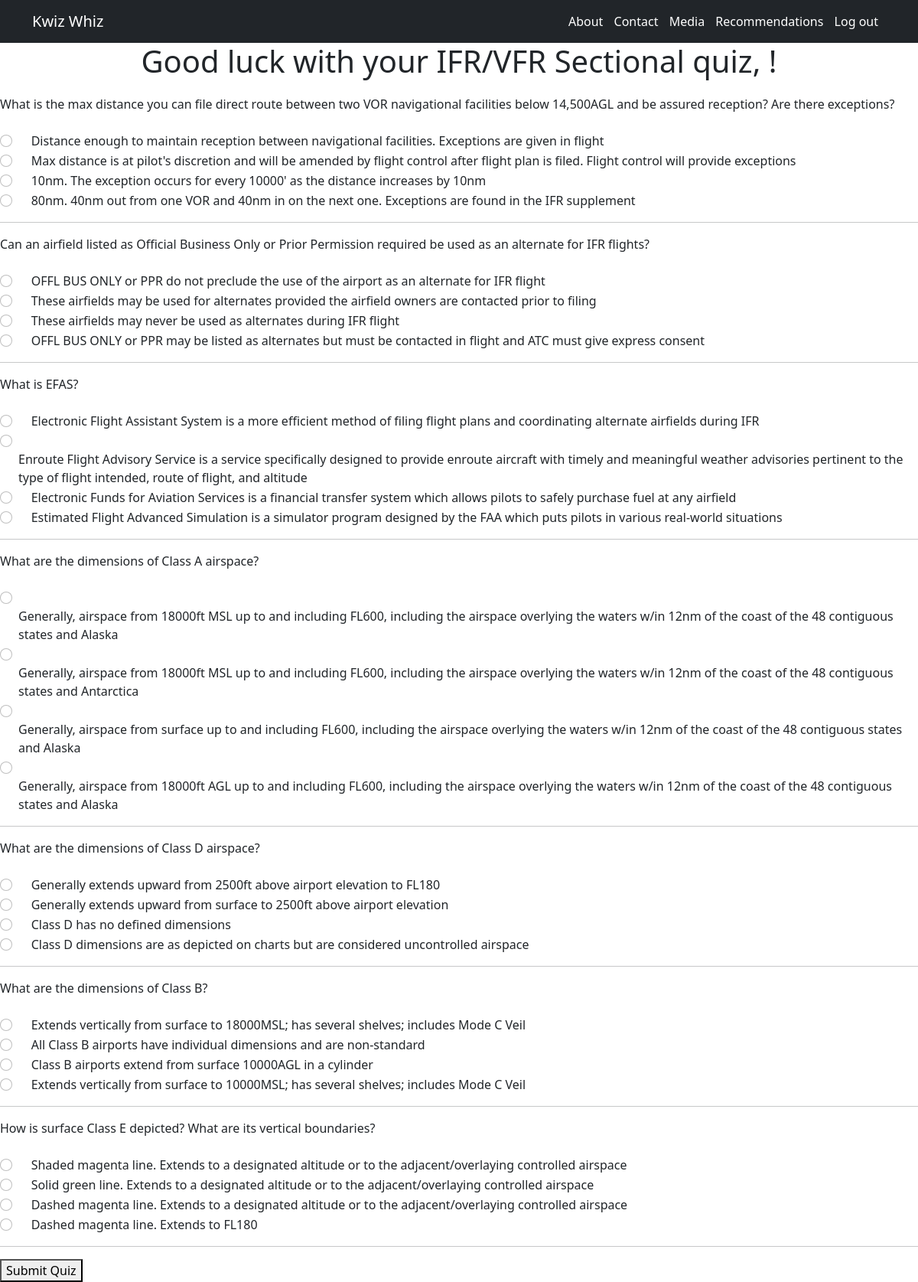
Screenshot of /takequiz/2 with the database file from the repository.
### kwizwhiz_app/models.py (models this page shows, shortened)
class Quiz(models.Model):
    class Meta:
        verbose_name_plural = "Quizzes"
        ordering = ['id']
    topic = models.ForeignKey(Topic, related_name='quizzes', on_delete=models.DO_NOTHING)
    title = models.CharField(max_length=100, default='New Quiz')
    created_at = models.DateTimeField(auto_now_add=True)
    updated_at = models.DateTimeField(auto_now=True)

class Question(models.Model):
    class Meta:
        ordering = ['quiz']
    quiz = models.ForeignKey(Quiz, related_name='questions', on_delete=models.CASCADE)
    title = models.CharField(max_length=255)

class Answer(models.Model):
    question = models.ForeignKey(Question, related_name='answers', on_delete=models.CASCADE)
    answer_text = models.CharField(max_length=255)
    is_right = models.BooleanField(default=False)

### kwizwhiz_app/views.py (the view)
# urls.py: path('takequiz/<int:quiz_id>', views.takequiz),
def takequiz(request, quiz_id):
    quiz = Quiz.objects.get(id = quiz_id)
    questions = Question.objects.all()
    answers = Answer.objects.all()
    context = {
        "answers": answers,
        "questions": questions,
        "quiz": quiz
    }
    return render(request, "takequiz.html", context)

### kwizwhiz_app/templates/takequiz.html (shortened to what this page needs)
<!DOCTYPE html>
<html lang="en">
<head>
    <link href="https://cdn.jsdelivr.net/npm/bootstrap@5.0.2/dist/css/bootstrap.min.css" rel="stylesheet">
    {% load static %}
    <link rel="stylesheet" href="{% static 'css/index.css' %}">
</head>
<body>
    <nav class="navbar navbar-expand-lg navbar-dark bg-dark">
        <div class="container">
        <a class="navbar-brand" href="/">Kwiz Whiz</a>
            <span class="navbar-text">
                <span class="navbar-text">
                    <a href="/about">About</a>
                    <a href="/contact">Contact</a>
                    <a href="/media">Media</a>
                    <a href="/recommend">Recommendations</a>
                    <a href="/logout">Log out</a>
                </span>
            </span>
        </div>
    </nav>
    <h1>Good luck with your {{quiz.title}} quiz, {{request.session.name}}!</h1>
    <div>
        <div>
            <form method="POST" action="/processquiz/{{quiz.id}}">
            {% for question in quiz.questions.all %}
            <div><label for="question">{{question.title}}</label></div>
            <br>
                {% for answer in question.answers.all %}
                <div class="form-check">
                  <input class="form-check-input" type="radio" id="html" name="answer-{{question.id}}" value="{{answer.answer_text}}">
                   <label class="form-check-label" for="html">{{answer.answer_text}}</label>
                </div>
                {% endfor %}
            <hr>
            {% endfor %}
            <button type="submit">Submit Quiz</button>
            </form>
        </div>
    </div>
</body>
</html>

### kwizwhiz_app/static/css/index.css (style rules this page uses)
span a { padding-right: 10px; text-decoration: none; }
h5, h3, h1 { text-align: center; height: 60px; }

### rows the page displays
Quiz: title "IFR/VFR Sectional"
Question: title "What is the max distance you can file direct route between two VOR navigational facilities below 14,500AGL and be assured reception? Are there exceptions?"
Answer: answer_text "Distance enough to maintain reception between navigational facilities. Exceptions are given in flight"
Answer: answer_text "Max distance is at pilot's discretion and will be amended by flight control after flight plan is filed. Flight control will provide exceptions"
Answer: answer_text "10nm. The exception occurs for every 10000' as the distance increases by 10nm"
Answer: answer_text "80nm. 40nm out from one VOR and 40nm in on the next one. Exceptions are found in the IFR supplement"
Question: title "Can an airfield listed as Official Business Only or Prior Permission required be used as an alternate for IFR flights?"
Answer: answer_text "OFFL BUS ONLY or PPR do not preclude the use of the airport as an alternate for IFR flight"
Answer: answer_text "These airfields may be used for alternates provided the airfield owners are contacted prior to filing"
Answer: answer_text "These airfields may never be used as alternates during IFR flight"
Answer: answer_text "OFFL BUS ONLY or PPR may be listed as alternates but must be contacted in flight and ATC must give express consent"
Question: title "What is EFAS?"
Answer: answer_text "Electronic Flight Assistant System is a more efficient method of filing flight plans and coordinating alternate airfields during IFR"
Answer: answer_text "Enroute Flight Advisory Service is a service specifically designed to provide enroute aircraft with timely and meaningful weather advisories pertinent to the type of flight intended, route of flight, and altitude"
Answer: answer_text "Electronic Funds for Aviation Services is a financial transfer system which allows pilots to safely purchase fuel at any airfield"
Answer: answer_text "Estimated Flight Advanced Simulation is a simulator program designed by the FAA which puts pilots in various real-world situations"
Question: title "What are the dimensions of Class A airspace?"
Answer: answer_text "Generally, airspace from 18000ft MSL up to and including FL600, including the airspace overlying the waters w/in 12nm of the coast of the 48 contiguous states and Alaska"
Answer: answer_text "Generally, airspace from 18000ft MSL up to and including FL600, including the airspace overlying the waters w/in 12nm of the coast of the 48 contiguous states and Antarctica"
Answer: answer_text "Generally, airspace from surface up to and including FL600, including the airspace overlying the waters w/in 12nm of the coast of the 48 contiguous states and Alaska"
Answer: answer_text "Generally, airspace from 18000ft AGL up to and including FL600, including the airspace overlying the waters w/in 12nm of the coast of the 48 contiguous states and Alaska"
Question: title "What are the dimensions of Class D airspace?"
Answer: answer_text "Generally extends upward from 2500ft above airport elevation to FL180"
Answer: answer_text "Generally extends upward from surface to 2500ft above airport elevation"
Answer: answer_text "Class D has no defined dimensions"
Answer: answer_text "Class D dimensions are as depicted on charts but are considered uncontrolled airspace"
Question: title "What are the dimensions of Class B?"
Answer: answer_text "Extends vertically from surface to 18000MSL; has several shelves; includes Mode C Veil"
Answer: answer_text "All Class B airports have individual dimensions and are non-standard"
Answer: answer_text "Class B airports extend from surface 10000AGL in a cylinder"
Answer: answer_text "Extends vertically from surface to 10000MSL; has several shelves; includes Mode C Veil"
Question: title "How is surface Class E depicted? What are its vertical boundaries?"
Answer: answer_text "Shaded magenta line. Extends to a designated altitude or to the adjacent/overlaying controlled airspace"
Answer: answer_text "Solid green line. Extends to a designated altitude or to the adjacent/overlaying controlled airspace"
Answer: answer_text "Dashed magenta line. Extends to a designated altitude or to the adjacent/overlaying controlled airspace"
Answer: answer_text "Dashed magenta line. Extends to FL180"
